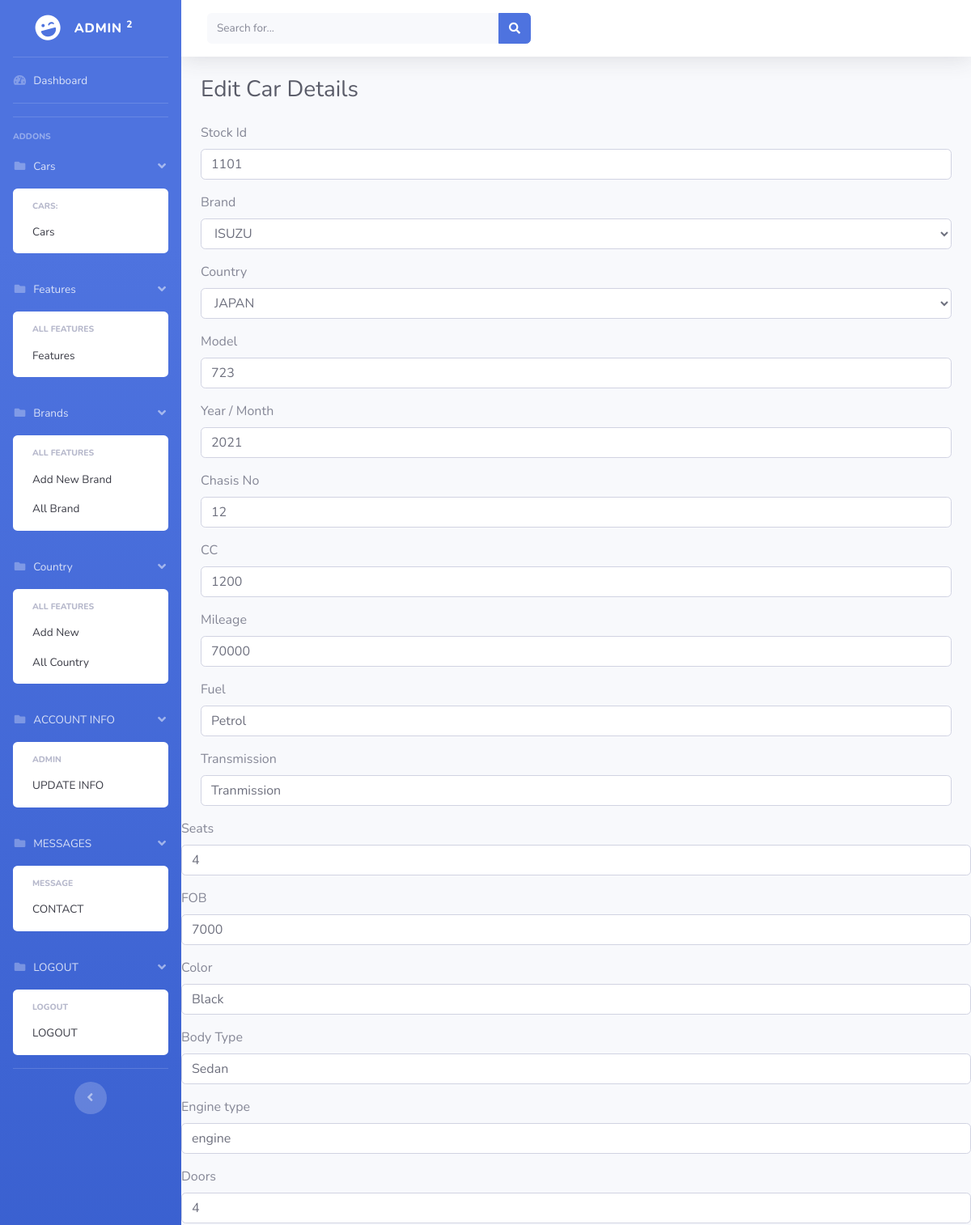
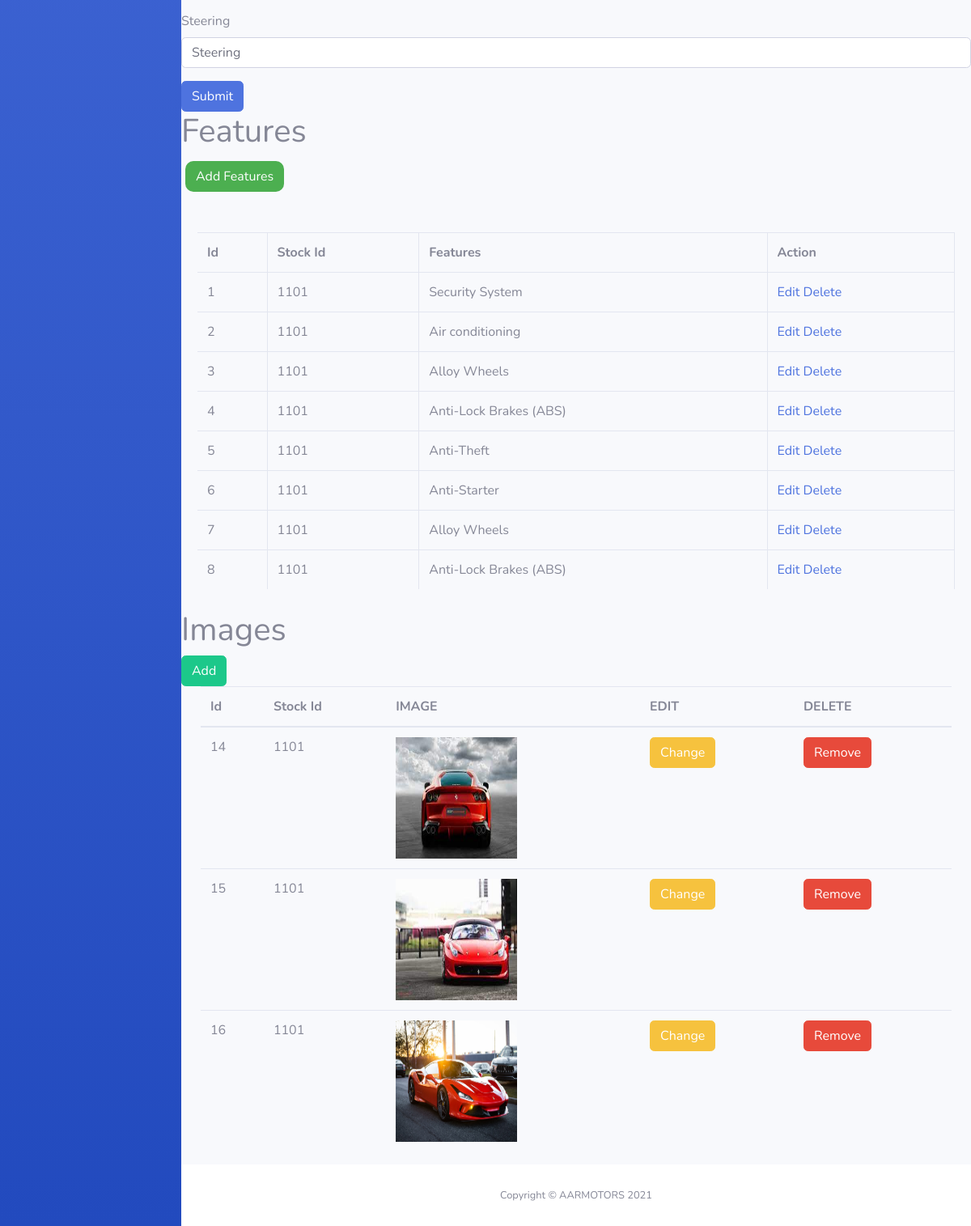
The app's page /Admin/editcardetails.php?id=1101 (signed in) with its own data (2 pictures, top to bottom).
### tables this page shows
CREATE TABLE `cardetails` (
  `C_id` int(100) NOT NULL,
  `Stock_id` int(11) NOT NULL,
  `Model` varchar(11) NOT NULL,
  `Brands` int(11) NOT NULL,
  `FOB` varchar(255) NOT NULL,
  `Color` varchar(100) NOT NULL,
  `CC` int(11) NOT NULL,
  `S_YearMonth` int(11) NOT NULL,
  `Type` varchar(100) DEFAULT NULL,
  `Chasis_code` varchar(100) DEFAULT NULL,
  `Chasis_no` varchar(100) NOT NULL,
  `Displacement` varchar(100) DEFAULT NULL,
  `Mileage` varchar(100) NOT NULL,
  `Fuel` varchar(100) NOT NULL,
  `Transmission` varchar(100) NOT NULL,
  `Drive` varchar(100) DEFAULT NULL,
  `Seats` int(11) NOT NULL,
  `Doors` int(11) DEFAULT NULL,
  `country` int(11) NOT NULL,
  `label` varchar(200) NOT NULL,
  `bodytype` varchar(200) NOT NULL,
  `enginetype` varchar(200) NOT NULL,
  `steering` varchar(200) NOT NULL
);

CREATE TABLE `car_features` (
  `id` int(11) NOT NULL,
  `stock_id` int(11) NOT NULL,
  `feature` varchar(255) NOT NULL
);

CREATE TABLE `carimage` (
  `id` int(11) NOT NULL,
  `I_Car` int(11) NOT NULL,
  `I_Image` varchar(100) NOT NULL
);

### Admin/editcardetails.php (the view, shortened to what this page needs)
<?php
include "header.php";
$id=$_GET['id'];
$query2="select * from cardetails where Stock_id=".$id;
$result2=mysqli_query($conn,$query2);
$row2=mysqli_fetch_row($result2);
$queryfeatures="select * from car_features where Stock_id=".$id;
$resultfeatures=mysqli_query($conn,$queryfeatures);
$queryimg="select * from carimage where I_Car=".$id;
$resultimg=mysqli_query($conn,$queryimg);
$UserQuerybrand="select * from brands";
$UserResultbrand=mysqli_query($conn,$UserQuerybrand);
$queryc="select * from country";
$resultc=mysqli_query($conn,$queryc);
?>
        <div class="container-fluid">
          <h1 class="h3 mb-4 text-gray-800">Edit Car Details</h1>
          <form method="POST">
          <form method="POST" id="upload_multiple_images" enctype="multipart/form-data">
   <div class="form-group" id="frmCheckUsername">
    <label for="StockId" >Stock Id</label>
    <input type="number"  class="form-control" value="<?php echo $row2[1]?>" name="StockId" placeholder="Stock Id" onBlur="checkAvailability()" id="StockId">
  </div>
  <div class="form-group">
  <label for="Brands">Brand</label><br>
    <select name="Brands" class="form-control">
        <?php
        while($UserRowbrand=mysqli_fetch_array($UserResultbrand))
        {
            if($UserRowbrand['B_Id']==$row2[3])
            {
            ?>
            <option value="<?php echo $UserRowbrand['B_Id'];?>" selected>
            <?php echo $UserRowbrand['Brands'];?>
            </option>
            <?php
            }
            else {
                ?>
            <option value="<?php echo $UserRowbrand['B_Id'];?>">
            <?php echo $UserRowbrand['Brands'];?>
            </option>
        <?php
        }
    }
        ?>
    </select>
</div>
<div class="form-group">
  <label for="country">Country</label><br>
    <select name="country" class="form-control">
        <?php
        while($UserRowc=mysqli_fetch_array($resultc))
        {
            if($UserRowc['Id']==$row2[18])
            {
            ?>
            <option value="<?php echo $UserRowc['Id'];?>" selected>
            <?php echo $UserRowc['Cntry_Name'];?>
            </option>
            <?php
            }
            else {
                ?>
            <option value="<?php echo $UserRowc['Id'];?>">
            <?php echo $UserRowc['Cntry_Name'];?>
            </option>
        <?php
        }
    }
        ?>
    </select>
</div>
<div class="form-group">
    <label for="Model">Model</label>
    <input type="text"  class="form-control" name="Model" placeholder="Model"  value="<?php echo $row2[2]?>" id="Model">
  </div>
  <div class="form-group">
    <label for="YearMonths">Year / Month</label>
    <input type="number"  class="form-control" name="YearMonths" value="<?php echo $row2[7]?>" placeholder="Year / Month"  id="YearMonths">
  </div>
  <div class="form-group">
    <label for="ChasisNo">Chasis No </label>
    <input type="text"  class="form-control" name="ChasisNo" placeholder="Chasis No" value="<?php echo $row2[10]?>">
  </div>
  <div class="form-group">
    <label for="CC">CC </label>
    <input type="text"  class="form-control" name="CC" placeholder="CC" value="<?php echo $row2[6]?>">
  </div>
  <div class="form-group">
    <label for="Mileage">Mileage </label>
    <input type="text"  class="form-control" name="Mileage" placeholder="Mileage" value="<?php echo $row2[12]?>">
  </div>
  <div class="form-group">
    <label for="Fuel">Fuel </label>
    <input type="text"  class="form-control" name="Fuel" placeholder="Fuel" value="<?php echo $row2[13]?>">
  </div>
  <div class="form-group">
    <label for="Transmission">Transmission</label>
    <input type="text"  class="form-control" name="Transmission" placeholder="Transmission"  id="Transmission" value="<?php echo $row2[14]?>">
  </div>
  </div>
  <div class="form-group">
    <label for="Seats">Seats</label>
    <input type="number"  class="form-control" name="Seats" placeholder="Seats"  id="Seats" value="<?php echo $row2[16]?>">
  </div>
  <div class="form-group">
    <label for="FOB">FOB</label>
    <input type="text"  class="form-control" name="FOB" placeholder="FOB"  id="FOB" value="<?php echo $row2[4]?>">
  </div>
  <div class="form-group">
    <label for="Color">Color</label>
    <input type="text"  class="form-control" name="Color" placeholder="Colors"  id="Color" value="<?php echo $row2[5]?>">
  </div>
  <div class="form-group">
    <label for="Color">Body Type</label>
    <input type="text"  class="form-control" name="btype" placeholder="Body Type"  id="Color" value="<?php echo $row2[20]?>">
  </div>
  <div class="form-group">
    <label for="Color">Engine type</label>
    <input type="text"  class="form-control" name="etype" placeholder="Engine type"  id="Color"value="<?php echo $row2[21]?>">
  </div>
  <div class="form-group">
    <label for="Color">Doors</label>
    <input type="text"  class="form-control" name="doors" placeholder="Doors"  id="Color" value="<?php echo $row2[17]?>">
  </div>
  <div class="form-group">
    <label for="Color">Steering</label>
    <input type="text"  class="form-control" name="steering" placeholder="Steering"  id="Color" value="<?php echo $row2[22]?>">
  </div>
    <button type="submit" class="btn btn-primary" name="btnSubmit">Submit</button>
    <h1>Features</h1>
          <a href='addfeature.php?id=<?php echo $id?>' class="btn" style="background-color: #4CAF50; color: white; margin-left:5px; margin-top:5px; border-radius:10px;">Add Features</a><br><br>
          <div class="card-body">
              <div class="table-responsive">
                <table class="table table-bordered" id="dataTable" width="100%" cellspacing="0">
                    <tr>
            <th>Id</th>
            <th>Stock Id</th>
            <th>Features</th>
            <th>Action</th>
        </tr>
        <?php while($row=mysqli_fetch_array($resultfeatures))
        {
        echo "<tr>";
        echo"<td>".$row[0]."</td>";
        echo "<td>".$row[1]."</td>";
        echo "<td>".$row[2]."</td>";
        echo "<td><a href='editfeaturecar.php?id=".$row[0]."&carid=$id'>Edit</a>  <a href='deletecarfeatures.php?id=".$row[0]."&carid=$id''>Delete</a>  </td>";
          echo "</tr>";
        }
    ?>
    </table>
              </div>
            </div>
            <h1>Images</h1>
            <button type="button" name="add" id="add" class="btn btn-success">Add</button>
<div class="container">
  <table class="table table-hover">
    <thead>
      <tr>
      <th>Id</th>
        <th>Stock Id</th>
        <th>IMAGE</th>
        <th>EDIT</th>
        <th>DELETE</th>
      </tr>
    </thead>
    <tbody>
    <?php
while($rowimg=mysqli_fetch_row($resultimg)){
?>
      <tr>
      <td><?php echo $rowimg[0]?></td>
        <td><?php echo $id?></td>
        <td>
 <image src="cardimages/<?php echo $rowimg[2]?>" height="150px" width="150px"></div></td>
 <td><button type="button" name="update" class="btn btn-warning bt-xs update" id="<?php echo $rowimg[0]?>">Change</button></td>
 <td><button type="button" name="delete" class="btn btn-danger bt-xs delete"  id="<?php echo $rowimg[0]?>">Remove</button></td>
     <?php
}
     ?>
</div>
<?php
include "footer.php";
?>

### records on screen
cardetails: StockId "1101", Model "723", YearMonths "2021", ChasisNo "12", CC "1200", Mileage "70000", Fuel "Petrol", Transmission "Tranmission", Seats "4", FOB "7000", Color "Black", btype "Sedan", doors "4", steering "Steering"
car_features: id "1", stock "1101", feature "Security System"
car_features: id "2", stock "1101", feature "Air conditioning"
car_features: id "3", stock "1101", feature "Alloy Wheels"
car_features: id "4", stock "1101", feature "Anti-Lock Brakes (ABS)"
car_features: id "5", stock "1101", feature "Anti-Theft"
car_features: id "6", stock "1101", feature "Anti-Starter"
car_features: id "7", stock "1101", feature "Alloy Wheels"
car_features: id "8", stock "1101", feature "Anti-Lock Brakes (ABS)"
carimage: id "14", I_Image (picture)
carimage: id "15", I_Image (picture)
carimage: id "16", I_Image (picture)

### other values on screen
form field Brands "ISUZU"
form field country "JAPAN"
